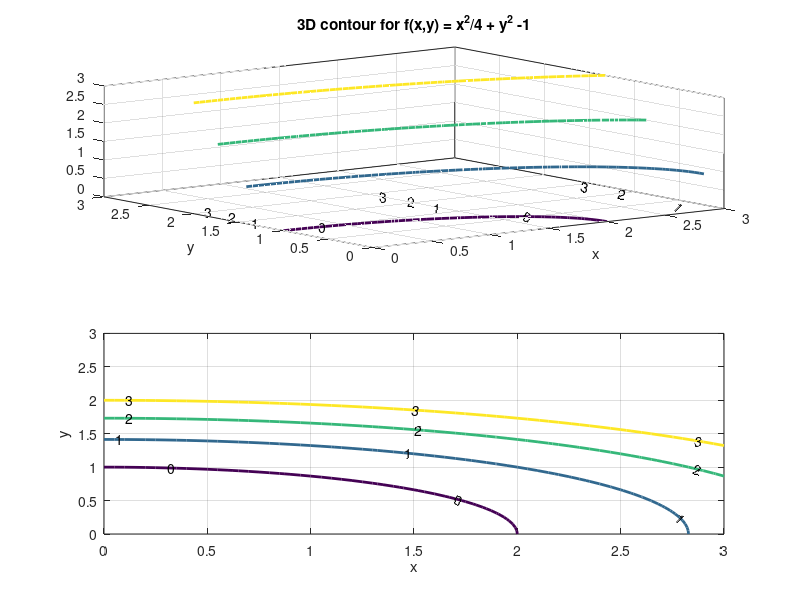

Source code (MATLAB): (Note: this script raises an error after producing the figure.)
% Illustration of the gradient for two variables
%  Optimization Using MATLAB
%	Dr. P.Venkataraman
%
%	section 4.2.2
% The graphics are generated in the code
% Some annotations are performed using editing
% commands from the menu bar in figure window

x=0:.05:3;	
y=0:0.05:3;
[X Y]=meshgrid(x,y); % X,Y are matrices

fval=0.25*X.*X + Y.*Y -1;	% could have used an m-file

subplot(2,1,1) % divides figure window into 2 rows
% and addresses top row

[c1,h1]= contour3(x,y,fval,[0 1 2 3]);
% draws the specified contour in 3D
% and establishes handles to set properties of plot               
set(h1,'LineWidth',2);
clabel(c1);	% labels contours
xlabel('x');
ylabel('y');
title('3D contour for f(x,y) = x^2/4 + y^2 -1');

% swithches to second row (lower plot)
subplot(2,1,2)
[c2,h2]=contour(x,y,fval,[0 1 2 3]);
set(h2,'LineWidth',2);
clabel(c2)
xlabel('x');
ylabel('y');
grid

% processing using the symbolic toolbox

% identify a point on contour f = 0
xf0 = 1.0;  % x-value of point
syms f xx yy;
f=0.25*xx*xx + yy*yy -1; % the contour f=0
fy0=subs(f,xx,xf0); % substitute for x
yf0=solve(fy0,yy);  % solve for y value of point
yf0d=double(yf0(1)); % express it as a decimal

% identify a point on contour f = 2
xf2 = 2.0; % x-value of point
sym fxy2;
fxy2=0.25*xx*xx + yy*yy -1-2; % contour f = 2

fy2=subs(fxy2,xx,xf2); % substitute for x
yf2=solve(fy2,yy);
yf2d=double(yf2(1));  % decimal value for y value 

% draw  blue line connecting the two points in both plots
% line PQ in Figure 4.3
subplot(2,1,1)
line([xf0 xf2],[yf0d yf2d],[0 2],'Color','b', ...
      'LineWidth',2);

subplot(2,1,2)
line([xf0 xf2],[yf0d yf2d],'Color','b','LineWidth',2);

% the value of f at the point R in the Figure 4.3
fxy02=subs(f,{xx,yy},{xf2,yf0d});

% Line PR in Figure 4.3
line([xf0 xf2],[yf0d yf0d],'Color','g', ...
   'LineWidth',2,'LineStyle','--')
% Line RQ in Figure 4.3
line([xf2 xf2],[yf0d yf2d],'Color','g', ...
   'LineWidth',2,'LineStyle','--')

axis square	% this is useful for identfing tangent 
%              and gradient
